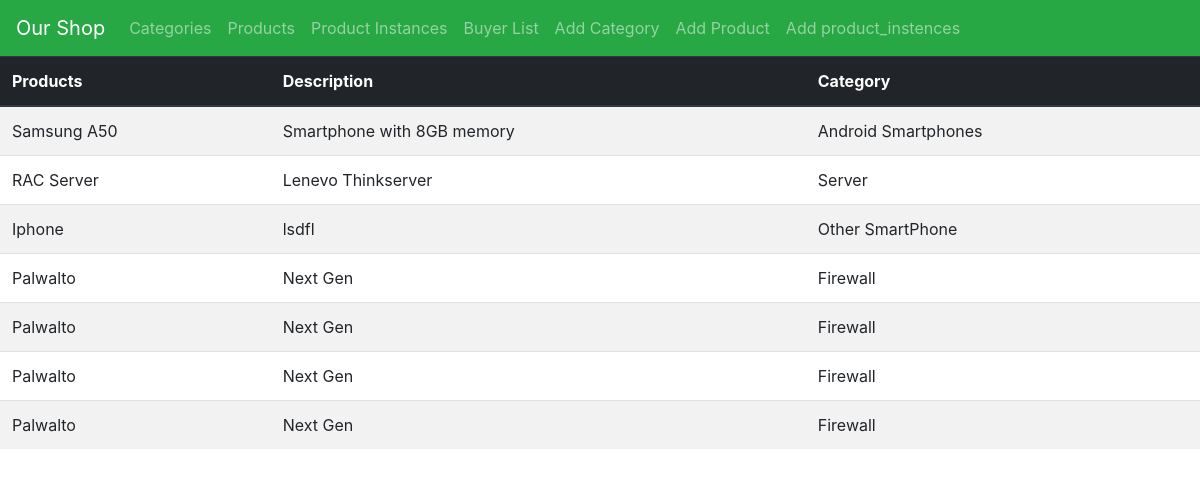
Page /products on the committed database.
### ShopApp/models.py (models this page shows, shortened)
class Product(models.Model):
    product_Name = models.CharField(max_length=200, help_text='Product Name')
    body = models.TextField(max_length=1500, help_text='Product Detail')
    type = models.ForeignKey('Category', on_delete=models.SET_NULL, null=True)
    class Meta:
        verbose_name_plural = 'Products'

class Category(models.Model):
    name = models.CharField(max_length=200, help_text='Category Name')
    class Meta:
        verbose_name_plural = 'Categories'
    def __str__(self):
        return self.name

### ShopApp/views.py (the view)
# urls.py: path('products', views.ProductListView.as_view(), name='products'),
class ProductListView(generic.ListView):
    model = Product

### ShopApp/templates/ShopApp/product_list.html
{% extends 'base.html' %}
{% block content %}
      <table class="table table-striped">
        <thead class="thead-dark">
        <tr>
            <th scope="col">Products</th>
            <th scope="col">Description</th>
            <th scope="col">Category</th>
        </tr>
        </thead>
        <tbody>
        <tr>
        {% for i in product_list %}
            <td > {{ i.product_Name  }} </td>
            <td>{{ i.body }}</td>
            <td>{{ i.type }}</td>
            </tr>
        {% endfor %}
        </tbody>
      </table>
{% endblock %}

### ShopApp/templates/base.html (shortened to what this page needs)
<!doctype html>
<html lang="en">
  <head>
    <link rel="stylesheet" href="https://maxcdn.bootstrapcdn.com/bootstrap/4.0.0/css/bootstrap.min.css">
  </head>
  <body>
  <nav class="navbar navbar-expand-lg navbar-dark bg-success">
  <a class="navbar-brand" href="{% url 'categories' %}">Our Shop</a>
  <div class="collapse navbar-collapse" id="navbarSupportedContent">
    <ul class="navbar-nav mr-auto">
      <li class="nav-item">
        <a class="nav-link" href="{% url 'categories' %}">Categories</a>
      </li>
      <li class="nav-item">
        <a class="nav-link" href="{% url 'products' %}">Products</a>
      </li>
      <li class="nav-item">
        <a class="nav-link" href="{% url 'product_instences' %}">Product Instances</a>
      </li>
      <li class="nav-item">
        <a class="nav-link" href="{% url 'buyers' %}">Buyer List</a>
      </li>
      <li class="nav-item">
        <a class="nav-link" href="{% url 'category-add' %}">Add Category</a>
      </li>
      <li class="nav-item">
        <a class="nav-link" href="{% url 'product-add' %}">Add Product</a>
      </li>
      <li class="nav-item">
        <a class="nav-link" href="{% url 'product_instences-add' %}">Add product_instences</a>
      </li>
    </ul>
  </div>
</nav>
  {% block content %}
  {% endblock %}
  </body>
</html>

### rows in the picture
Product: product_Name "Samsung A50", body "Smartphone with 8GB memory", type "Android Smartphones"
Product: product_Name "RAC Server", body "Lenevo Thinkserver", type "Server"
Product: product_Name "Iphone", body "lsdfl", type "Other SmartPhone"
Product: product_Name "Palwalto", body "Next Gen", type "Firewall"
Product: product_Name "Palwalto", body "Next Gen", type "Firewall"
Product: product_Name "Palwalto", body "Next Gen", type "Firewall"
Product: product_Name "Palwalto", body "Next Gen", type "Firewall"
